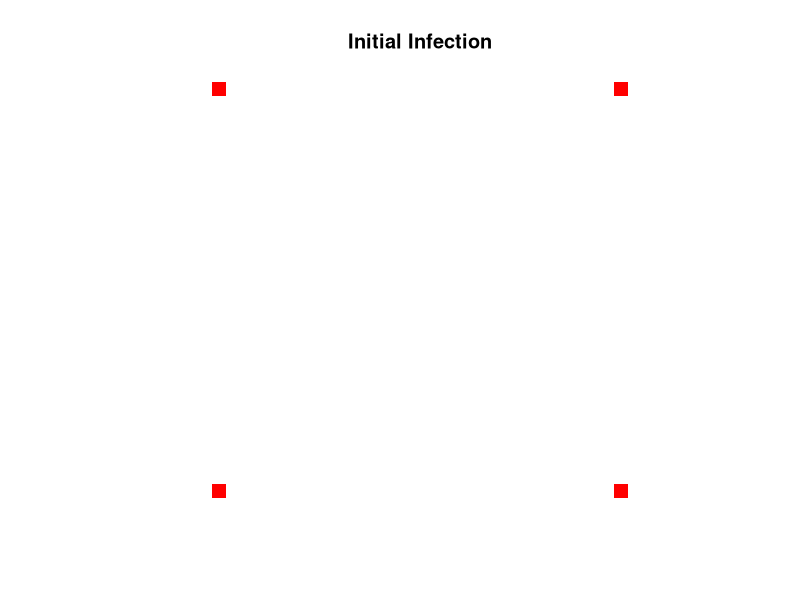
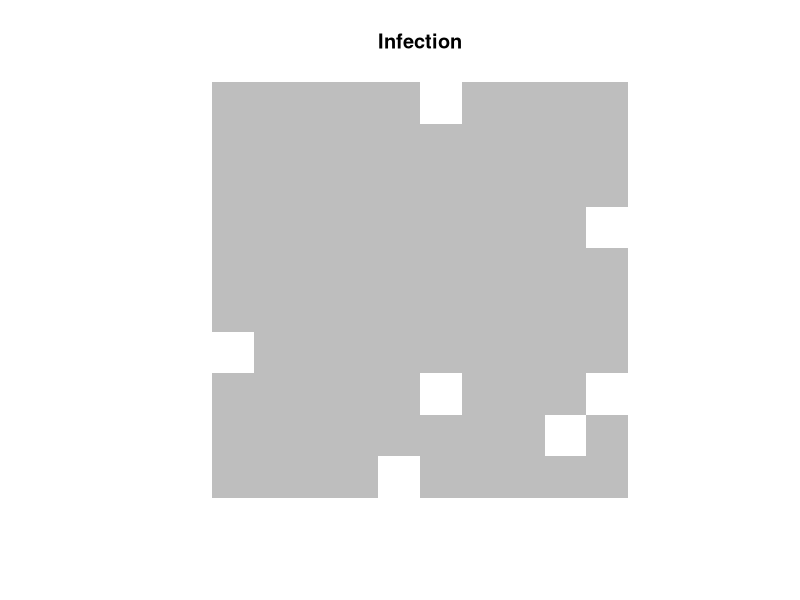
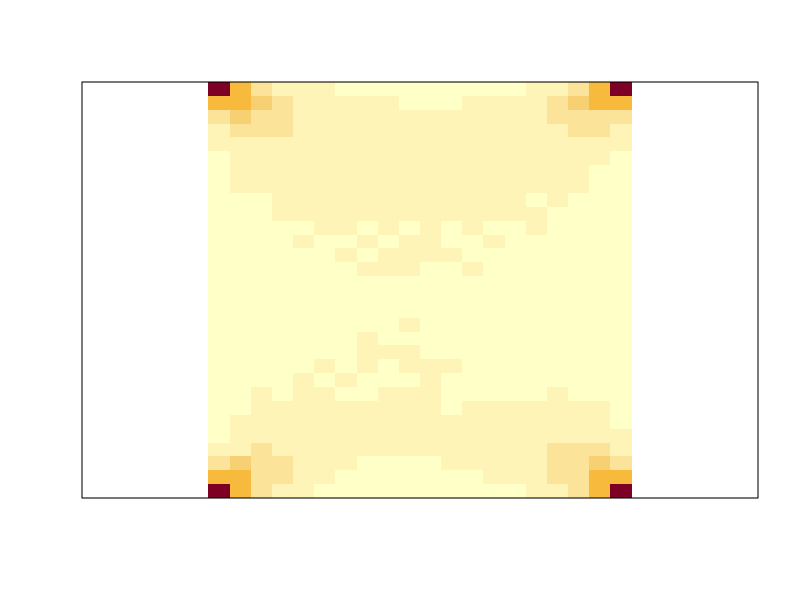
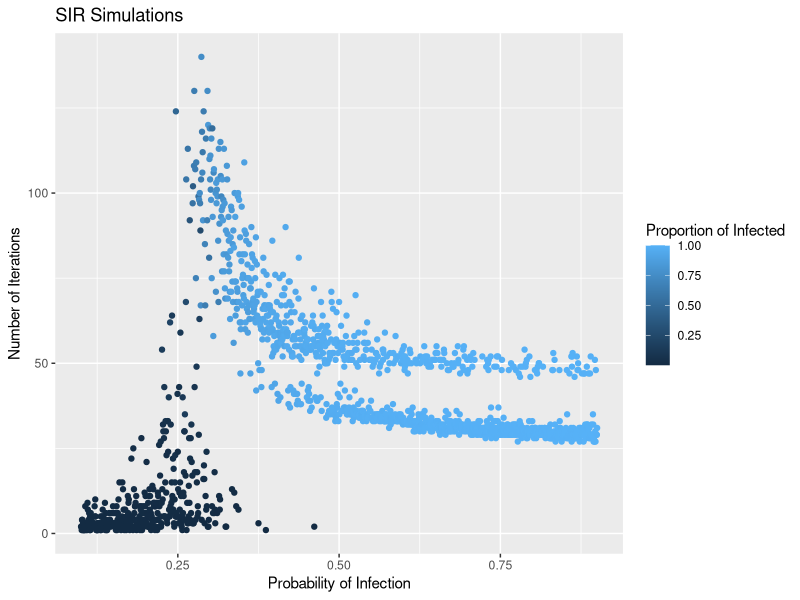

These figures' R source, in order: (Note: a time limit stopped this script after it produced the figures.)
## ---- chunk 1
library(tidyverse)
## ---- chunk 2
infectCorners <- function(nrow = 20, ncol = 30){
  X <- matrix(0, nrow, ncol)
  X[1, 1] <- 1
  X[1, ncol] <- 1
  X[nrow, 1] <- 1
  X[nrow, ncol] <- 1
  X
}

# helper plotting function
plotMatrix <- function(X, title = "Infection"){
  if (all(X == 2)){
    newX <- apply(X, 2, rev)
    image(t(newX), col = c("gray"), axes = FALSE, asp = 1)
    title(main = title) 
  } else if (any(X == 2)){
    newX <- apply(X, 2, rev)
    image(t(newX), col = c("white", "red", "gray"), axes = FALSE, asp = 1)
    title(main = title) 
  } else {
    newX <- apply(X, 2, rev)
    image(t(newX), col = c("white", "red"), axes = FALSE, asp = 1)
    title(main = title)
  }
}

# testing the function with a plot
plotMatrix(infectCorners(30, 30), "Initial Infection")
## ---- chunk 3
# helper function
# infecting in one time step, returns a matrix of the infection
infection_step <- function(X, prob){
  # infecting upwards (above)   -------------------------------------------------------
  # boolean matrix of those who have had close contact with the cell above
  cc_above <- sample(c(TRUE, FALSE), prob = c(prob, 1 - prob), 
                     size = (nrow(X) - 1) * ncol(X), replace = TRUE)
  cc_above <- matrix(cc_above, nrow = nrow(X) - 1, ncol = ncol(X))
  # boolean matrix of a cell that had close contact with an **infected** cell
  new_infection_above <- X[-1, ] == 1 & cc_above
  # applying the new infected cells to the original matrix
  Xabove <- X
  Xabove[-nrow(X) , ][new_infection_above] <- 1
  
  
  # infecting downwards (below) -------------------------------------------------------
  cc_below <- sample(c(TRUE, FALSE), prob = c(prob, 1 - prob), 
                     size = (nrow(X) - 1) * ncol(X), replace = TRUE)
  cc_below <- matrix(cc_below, nrow = nrow(X) - 1, ncol = ncol(X))
  new_infection_below <- X[-nrow(X), ] == 1 & cc_below
  Xbelow <- X
  Xbelow[-1 , ][new_infection_below] <- 1
  
  # infecting to the right      -------------------------------------------------------
  cc_right <- sample(c(TRUE, FALSE), prob = c(prob, 1 - prob), 
                     size = nrow(X) * (ncol(X) - 1), replace = TRUE)
  cc_right <- matrix(cc_right, nrow = nrow(X), ncol = ncol(X) - 1)
  new_infection_right <- X[ , -ncol(X)] == 1 & cc_right
  Xright <- X
  Xright[ , -1][new_infection_right] <- 1
  
  # infecting to the left       -------------------------------------------------------
  cc_left <- sample(c(TRUE, FALSE), prob = c(prob, 1 - prob), 
                     size = nrow(X) * (ncol(X) - 1), replace = TRUE)
  cc_left <- matrix(cc_left, nrow = nrow(X), ncol = ncol(X) - 1)
  new_infection_left <- X[ , -1] == 1 & cc_left
  Xleft <- X
  Xleft[ , -ncol(X)][new_infection_left] <- 1
  
  # infecting northeast         -------------------------------------------------------
  cc_northeast <- sample(c(TRUE, FALSE), prob = c(prob, 1 - prob), 
                   size = (nrow(X) - 1) * (ncol(X) - 1), replace = TRUE)
  cc_northeast <- matrix(cc_northeast, nrow = nrow(X) - 1, ncol = ncol(X) - 1)
  new_infection_northeast <- X[-1, -ncol(X)] == 1 & cc_northeast
  Xnortheast <- X
  Xnortheast[-nrow(X) , -1][new_infection_northeast] <- 1
  
  # infecting southeast         -------------------------------------------------------
  cc_southeast <- sample(c(TRUE, FALSE), prob = c(prob, 1 - prob), 
                   size = (nrow(X) - 1) * (ncol(X) - 1), replace = TRUE)
  cc_southeast <- matrix(cc_southeast, nrow = nrow(X) - 1, ncol = ncol(X) - 1)
  new_infection_southeast <- X[-nrow(X), -ncol(X)] == 1 & cc_southeast
  Xsoutheast <- X
  Xsoutheast[-1 , -1][new_infection_southeast] <- 1  
  
  # infecting northwest         -------------------------------------------------------
  cc_northwest <- sample(c(TRUE, FALSE), prob = c(prob, 1 - prob), 
                   size = (nrow(X) - 1) * (ncol(X) - 1), replace = TRUE)
  cc_northwest <- matrix(cc_northwest, nrow = nrow(X) - 1, ncol = ncol(X) - 1)
  new_infection_northwest <- X[-1, -1] == 1 & cc_northwest
  Xnorthwest <- X
  Xnorthwest[-nrow(X) , -ncol(X)][new_infection_northwest] <- 1  
  
  # infecting southwest         -------------------------------------------------------
  cc_southwest <- sample(c(TRUE, FALSE), prob = c(prob, 1 - prob), 
                   size = (nrow(X) - 1) * (ncol(X) - 1), replace = TRUE)
  cc_southwest <- matrix(cc_southwest, nrow = nrow(X) - 1, ncol = ncol(X) - 1)
  new_infection_southwest <- X[-nrow(X), -1] == 1 & cc_southwest
  Xsouthwest <- X
  Xsouthwest[-1 , -ncol(X)][new_infection_southwest] <- 1    
  
  # combine all matrices by addition
  directions <- list(Xbelow, Xabove, Xright, Xleft, 
                     Xnortheast, Xsoutheast, Xnorthwest, Xsouthwest)
  newX <- 0
  for(direction in directions){
    newX <- newX + direction
  }
  newX[newX > 2] <- 2
  newX
}

# main function, handles loop logic, returns requirements
simulate_sir <- function(prob = 0.125, X){
  count = 0
  while(any(X == 1)){
    X <- infection_step(X, prob)
    count <- count + 1
  }
  
  # calculate proportion of cells infected
  prop <- mean(X == 2)
  
  # create a list with the return elements
  returnList <- list(iterationNumber = count, 
                     probability = prob, proportion = prop, matrix = X)
  returnList
}

# running simulation
simulation <- simulate_sir(0.5, infectCorners(10, 10))
simulation

#plot simulation
plotMatrix(simulation[['matrix']])
## ---- chunk 4
results <- replicate(1000, simulate_sir(0.25, infectCorners(20, 30)), simplify = FALSE)

sx <- 0
for(result in results){
  sx <- sx + result[["matrix"]]
}

image(sx, axes = FALSE, asp = 1)
box()
## ---- chunk 5
# I'm not sure if it's a problem that this takes like 30-40 seconds to run but...
prob_infect <- seq(from = 0.1, to = 0.9, by = 0.0005)

results <- lapply(prob_infect, simulate_sir, infectCorners(50, 50))

matrices <- lapply(results, `[[`, "matrix")

results2 <- data.frame(
  iter = sapply(results, `[[`, "iterationNumber"),
  prob = sapply(results, `[[`, "probability"),
  prop = sapply(results, `[[`, "proportion")
)
## ---- chunk 6
results2 |>
  ggplot(aes(x = prob, y = iter)) +
  geom_point(aes(color = prop)) +
  labs(title = "SIR Simulations", x = "Probability of Infection", 
       y = "Number of Iterations", color = "Proportion of Infected")
